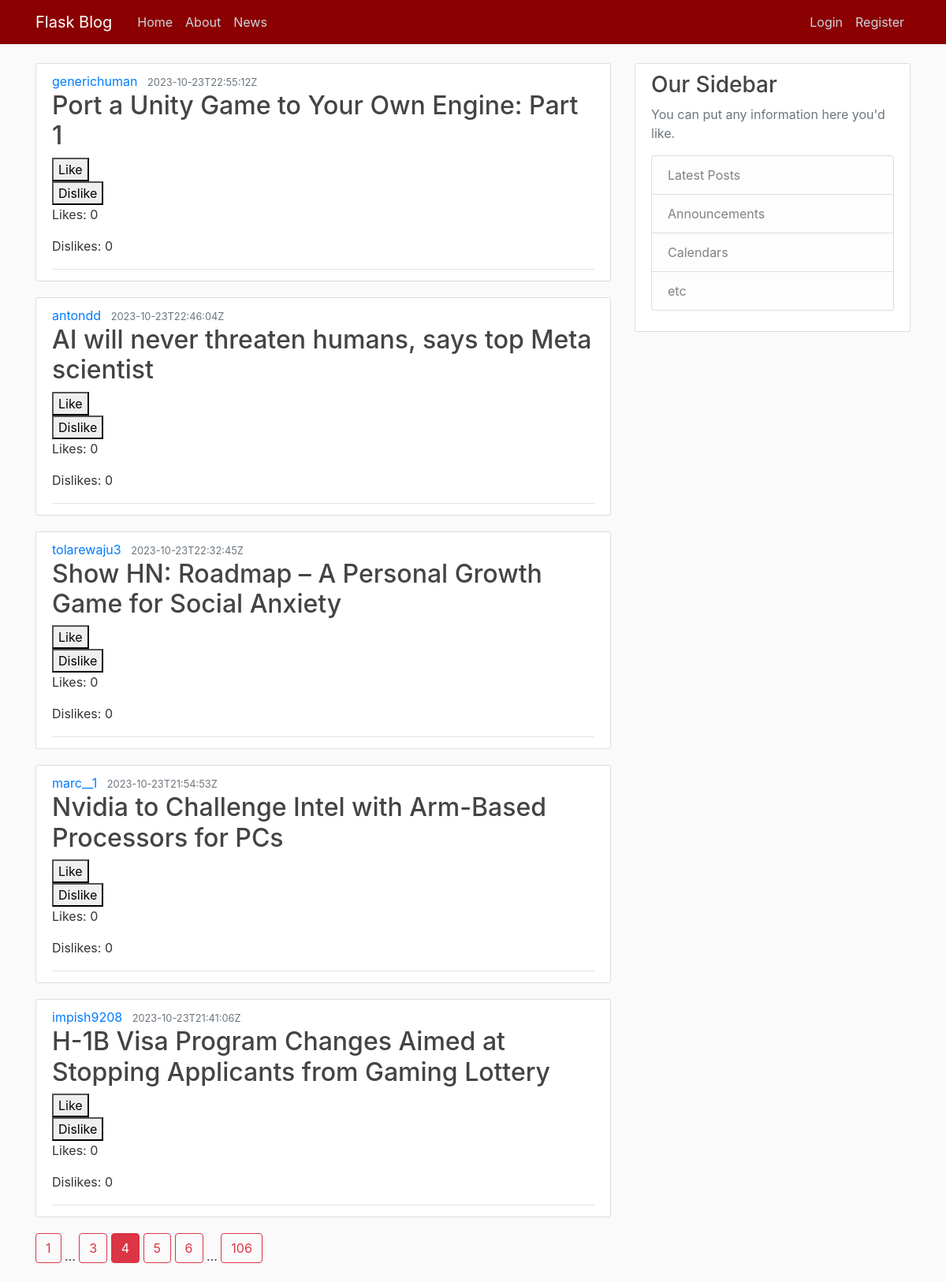
/news?page=4, run on the app's committed database.
### flaskblog.py (models this page shows, shortened)
class News(db.Model):
    id = db.Column(db.Integer, primary_key=True)
    title = db.Column(db.String(255), nullable=False)
    url = db.Column(db.String(255), nullable=False)
    by = db.Column(db.String(255), nullable=False)
    score = db.Column(db.Integer, nullable=False)
    time = db.Column(db.String(255), nullable=False)
    likes = db.relationship('LikesDislikes', backref = 'news', lazy = True)
    def get_likes_count(self):
        return LikesDislikes.query.filter_by(news_id=self.id, likes=True).count()
    def get_dislikes_count(self):
        return LikesDislikes.query.filter_by(news_id=self.id, likes=False).count()

### flaskblog.py (the view)
@app.route("/")
@app.route("/news")
def news():
    page = request.args.get('page', 1, type=int)
    with app.app_context():
	       news_items = News.query.options(joinedload(News.likes)
	       	).order_by(News.time.desc()
	       	).group_by(News.id).paginate(page=page, per_page=5)
    return render_template('news.html', title='News', news_items=news_items, session=session.get('user'), pretty=json.dumps(session.get('user')))

### templates/news.html
{% extends "layout.html" %}
{% block content %}
	{% for news_item in news_items.items %}
		<article class="media content-section">
		  <div class="media-body">
		    <div class="article-metadata">
		      <a class="mr-2" href="#">{{ news_item.by }}</a>
		      <small class="text-muted">{{ news_item.time }}</small>
		      <h2><a class="article-title" href="{{ news_item.url }}" target="_blank">{{ news_item.title }}</a></h2>
		      <div class="like-dislike-section">
		      	<form action="{{ url_for('like_news', news_id=news_item.id) }}" method="post">
		      		<button type="submit">Like</button>
		  	  	</form>
		  	  	<form action="{{ url_for('dislike_news', news_id=news_item.id) }}" method="post">
		  	  		<button type="submit">Dislike</button>
		  	  	</form>
		      </div>
		      <div class="counters">
		      	<p>Likes: {{ news_item.get_likes_count() }}</p>
		      	<p>Dislikes: {{ news_item.get_dislikes_count() }}</p>
		      </div>
		    </div>
		  </div>
		</article>
	{% endfor %}
	{% for page_num in news_items.iter_pages(left_edge=1, right_edge=1, left_current=1, right_current=2) %}
      {% if page_num %}
        {% if news_items.page == page_num %}
          <a class="btn btn-danger mb-4" href="{{ url_for('news', page=page_num) }}">{{ page_num }}</a>
        {% else %}
          <a class="btn btn-outline-danger mb-4" href="{{ url_for('news', page=page_num) }}">{{ page_num }}</a>
        {% endif %}
      {% else %}
        ...
      {% endif %}
    {% endfor %}
{% endblock content %}

### static/main.css (style rules this page uses)
body { background: #fafafa; color: #333333; margin-top: 5rem; }
h1, h2, h3, h4, h5, h6 { color: #444444; }
.content-section { background: #ffffff; padding: 10px 20px; border: 1px solid #dddddd; border-radius: 3px; margin-bottom: 20px; }
.article-title { color: #444444; }
.article-metadata { padding-bottom: 1px; margin-bottom: 4px; border-bottom: 1px solid #e3e3e3 }

### data on the page
News: by "generichuman", time "2023-10-23T22:55:12Z", title "Port a Unity Game to Your Own Engine: Part 1", get_likes_count "0", get_dislikes_count "0"
News: by "antondd", time "2023-10-23T22:46:04Z", title "AI will never threaten humans, says top Meta scientist", get_likes_count "0", get_dislikes_count "0"
News: by "tolarewaju3", time "2023-10-23T22:32:45Z", title "Show HN: Roadmap – A Personal Growth Game for Social Anxiety", get_likes_count "0", get_dislikes_count "0"
News: by "marc__1", time "2023-10-23T21:54:53Z", title "Nvidia to Challenge Intel with Arm-Based Processors for PCs", get_likes_count "0", get_dislikes_count "0"
News: by "impish9208", time "2023-10-23T21:41:06Z", title "H-1B Visa Program Changes Aimed at Stopping Applicants from Gaming Lottery", get_likes_count "0", get_dislikes_count "0"

### other printed values
{{ page_num }} "1" "3" "5" "6" "106"
{{ page_num }} "4"
